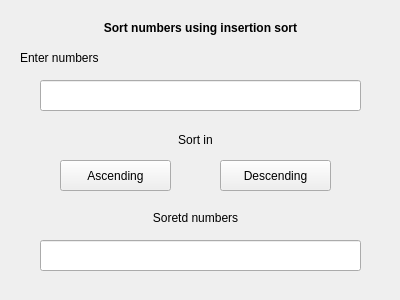
<?xml version="1.0" encoding="UTF-8"?>
<ui version="4.0">
 <class>Form</class>
 <widget class="QWidget" name="Form">
  <property name="geometry">
   <rect>
    <x>0</x>
    <y>0</y>
    <width>400</width>
    <height>300</height>
   </rect>
  </property>
  <property name="windowTitle">
   <string>Form</string>
  </property>
  <widget class="QPushButton" name="pushButton">
   <property name="geometry">
    <rect>
     <x>60</x>
     <y>160</y>
     <width>111</width>
     <height>31</height>
    </rect>
   </property>
   <property name="text">
    <string>Ascending</string>
   </property>
  </widget>
  <widget class="QLabel" name="label">
   <property name="geometry">
    <rect>
     <x>90</x>
     <y>20</y>
     <width>221</width>
     <height>16</height>
    </rect>
   </property>
   <property name="font">
    <font>
     <weight>75</weight>
     <bold>true</bold>
    </font>
   </property>
   <property name="text">
    <string>Sort numbers using insertion sort</string>
   </property>
   <property name="alignment">
    <set>Qt::AlignCenter</set>
   </property>
  </widget>
  <widget class="QLabel" name="label_2">
   <property name="geometry">
    <rect>
     <x>20</x>
     <y>50</y>
     <width>111</width>
     <height>16</height>
    </rect>
   </property>
   <property name="text">
    <string>Enter numbers </string>
   </property>
  </widget>
  <widget class="QLineEdit" name="lineEdit">
   <property name="geometry">
    <rect>
     <x>40</x>
     <y>80</y>
     <width>321</width>
     <height>31</height>
    </rect>
   </property>
  </widget>
  <widget class="QPushButton" name="pushButton_2">
   <property name="geometry">
    <rect>
     <x>220</x>
     <y>160</y>
     <width>111</width>
     <height>31</height>
    </rect>
   </property>
   <property name="text">
    <string>Descending</string>
   </property>
  </widget>
  <widget class="QLabel" name="label_3">
   <property name="geometry">
    <rect>
     <x>160</x>
     <y>130</y>
     <width>71</width>
     <height>20</height>
    </rect>
   </property>
   <property name="text">
    <string>Sort in</string>
   </property>
   <property name="alignment">
    <set>Qt::AlignCenter</set>
   </property>
  </widget>
  <widget class="QLabel" name="label_4">
   <property name="geometry">
    <rect>
     <x>140</x>
     <y>210</y>
     <width>111</width>
     <height>16</height>
    </rect>
   </property>
   <property name="text">
    <string>Soretd numbers</string>
   </property>
   <property name="alignment">
    <set>Qt::AlignCenter</set>
   </property>
  </widget>
  <widget class="QLineEdit" name="lineEdit_2">
   <property name="geometry">
    <rect>
     <x>40</x>
     <y>240</y>
     <width>321</width>
     <height>31</height>
    </rect>
   </property>
   <property name="readOnly">
    <bool>true</bool>
   </property>
  </widget>
 </widget>
 <resources/>
 <connections/>
</ui>
